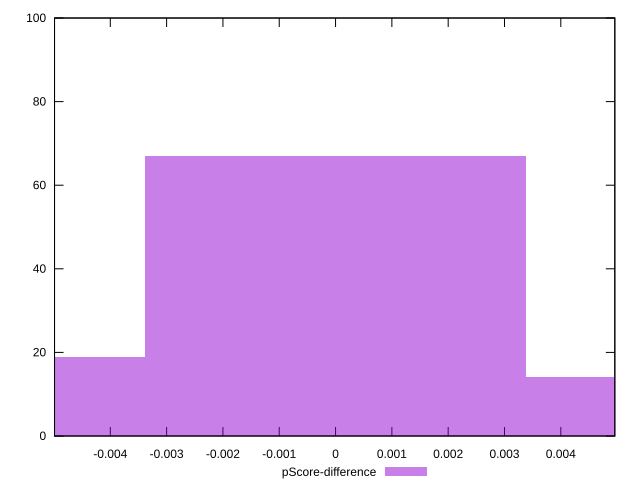

Reproduce this figure in gnuplot.
reset

$pScoreDifference <<EOF
0 67
0.006776428583029141 14
-0.006776428583029141 19
EOF

set key outside below
set boxwidth 0.006776428583029141
set xrange [-0.004990313274648606:0.004959155823871408]
set yrange [0:100]
set trange [0:100]
set style fill transparent solid 0.5 noborder
set terminal svg size 640, 490 enhanced background rgb 'white'
set output "report_00019_2021-02-10T18-14-37.922Z//speed-index/samples/pages/pScore-difference/histogram.svg"

plot $pScoreDifference title "pScore-difference" with boxes

reset
